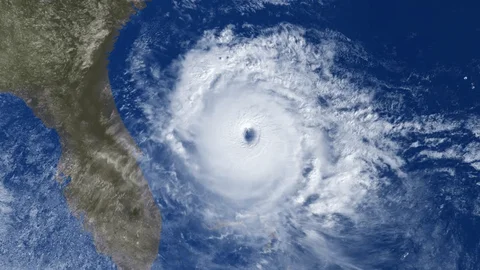
#> input picture SET-3-Program-2.webp, 480 x 270 px
$ jupyter execute --allow-errors Program2.ipynb
#> lines starting #> are read from the running program, lines starting #| are printed output that depends on the picture
[cell 1]
import cv2
import numpy as np
import matplotlib.pyplot as plt

[cell 2]
image = cv2.imread('SET-3-Program-2.webp',cv2.IMREAD_GRAYSCALE)
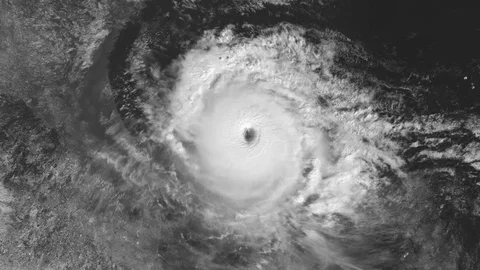
#> image: shape (270, 480); min 23, max 253, mean 107.4


$ run again, with satellite.webp copied over SET-3-Program-2.webp
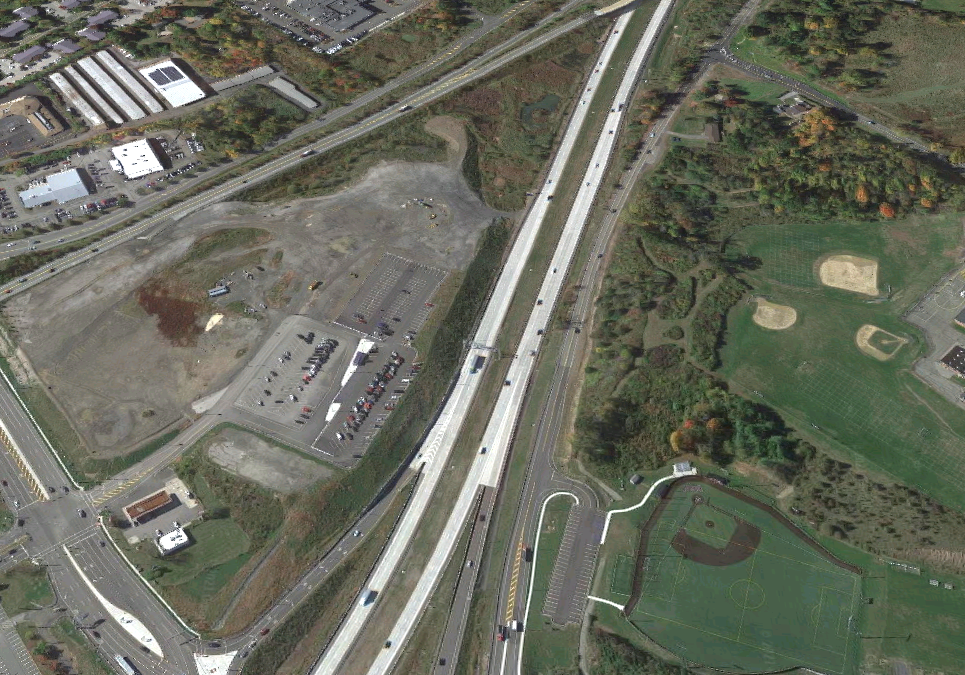
#> input picture satellite.webp, 965 x 675 px
#> `image = cv2.imread('SET-3-Program-2.webp',cv2.IMREAD_GRAYSCALE)`:
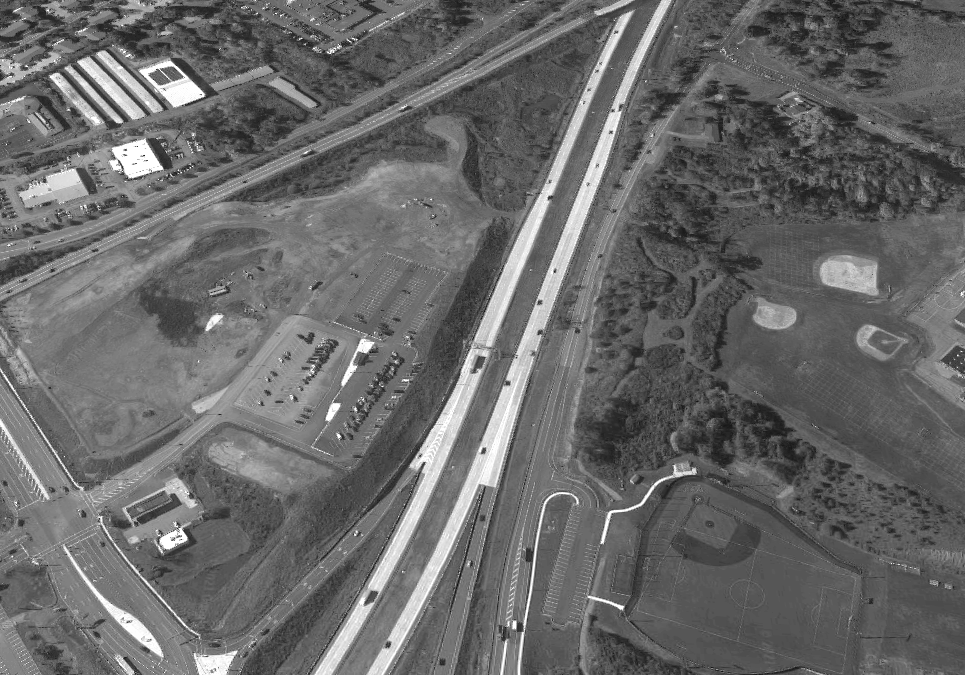
#> image: shape (675, 965); min 7, max 255, mean 105

$ run again, with SET-3-program-1.jpg saved as SET-3-Program-2.webp
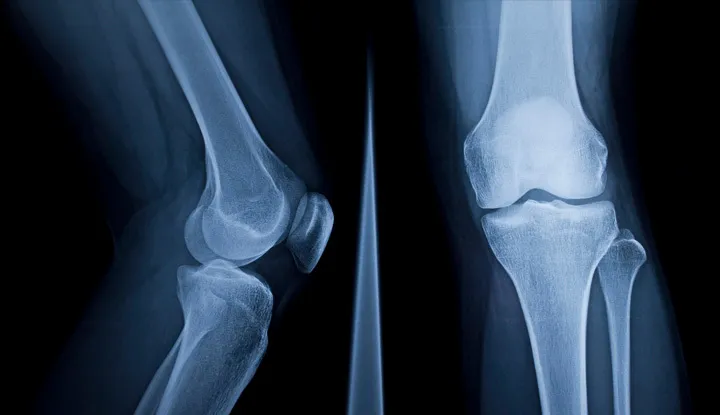
#> input picture SET-3-program-1.jpg, 720 x 415 px
#> `image = cv2.imread('SET-3-Program-2.webp',cv2.IMREAD_GRAYSCALE)`:
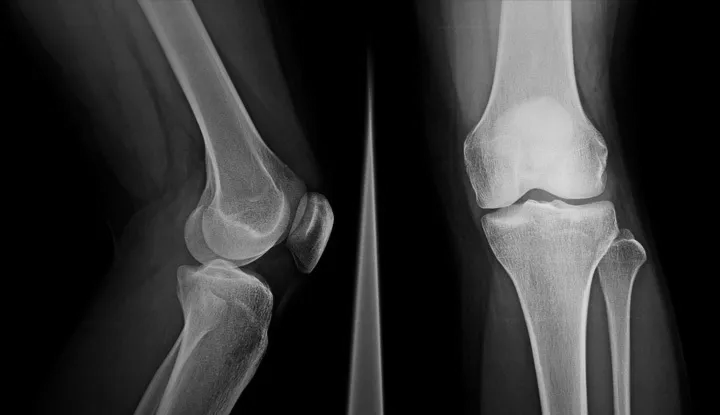
#> image: shape (415, 720); min 0, max 223, mean 49.6
